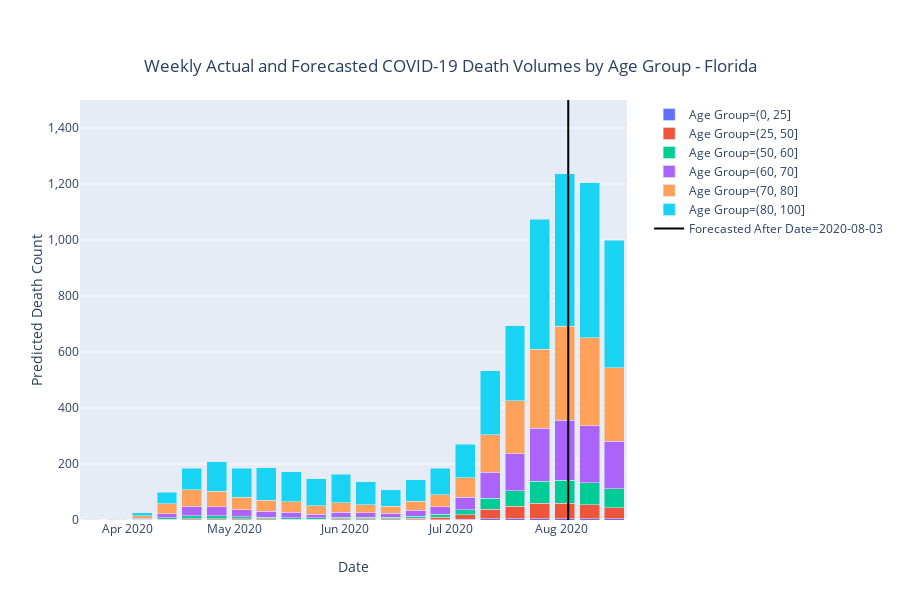

Source (notebook cell):
### Code cell
fig = px.bar(df4,
             x="TDR_Week",
             y='avg_death_rate_r',
             color='binned',
             barmode='stack',
             labels = {'TDR_Week':'Date','avg_death_rate_r':'Predicted Death Count','binned':'Age Group'},
             title={
                'text': "Weekly Actual and Forecasted COVID-19 Death Volumes by Age Group - Florida",
                'y':0.9,
                'x':0.5,
                'xanchor': 'center',
                'yanchor': 'top'})

temp = {'TDR_Week': [last_full_week,last_full_week],
        'avg_death_rate_r': [-10000, 10000],
        'binned':[last_full_week,last_full_week]
        }
temp_df = pd.DataFrame(temp, columns = ['TDR_Week', 'avg_death_rate_r','binned'])


fig2 = px.line(temp_df
                ,x='TDR_Week'
                ,y='avg_death_rate_r'
               ,color='binned'
            ,color_discrete_sequence=["black"]
               ,hover_data={'avg_death_rate_r':False
                           ,'TDR_Week':False}
               ,labels = {'TDR_Week':'<--- Actuals | Predictions--->','avg_death_rate_r':'blah','binned':'Forecasted After Date'},
)

fig.add_trace(fig2.data[0])
fig.update_traces(hovertemplate=None)
fig.update_layout(hovermode="x")
fig.update_yaxes(tickformat = ',.0f', range = [0,1500])

fig.show()
figActuals=fig
#py.plot(figActuals, filename = 'Weekly Actual and Forecasted COVID-19 Death Volumes by Age Group - Florida', auto_open=False)
fig.write_image("chart_images/Weekly Actual and Forecasted COVID-19 Death Volumes by Age Group - Florida.png")

### Figure 1 — Plotly figure (JSON) as saved in the notebook; plotly's stock layout.template omitted (floating-point values rounded to 4 significant figures)
{"data": [{"alignmentgroup": "True", "hoverlabel": {"namelength": 0}, "legendgroup": "Age Group=(0, 25]", "marker": {"color": "#636efa"}, "name": "Age Group=(0, 25]", "offsetgroup": "Age Group=(0, 25]", "orientation": "v", "showlegend": true, "textposition": "auto", "type": "bar", "x": ["2020-03-22T00:00:00+00:00", "2020-03-29T00:00:00+00:00", "2020-04-05T00:00:00+00:00", "2020-04-12T00:00:00+00:00", "2020-04-19T00:00:00+00:00", "2020-04-26T00:00:00+00:00", "2020-05-03T00:00:00+00:00", "2020-05-10T00:00:00+00:00", "2020-05-17T00:00:00+00:00", "2020-05-24T00:00:00+00:00", "2020-05-31T00:00:00+00:00", "2020-06-07T00:00:00+00:00", "2020-06-14T00:00:00+00:00", "2020-06-21T00:00:00+00:00", "2020-06-28T00:00:00+00:00", "2020-07-05T00:00:00+00:00", "2020-07-12T00:00:00+00:00", "2020-07-19T00:00:00+00:00", "2020-07-26T00:00:00+00:00", "2020-08-02T00:00:00+00:00", "2020-08-09T00:00:00+00:00", "2020-08-16T00:00:00+00:00"], "xaxis": "x", "y": [0.0002999, 0.005397, 0.03568, 0.1109, 0.2129, 0.2159, 0.1907, 0.2165, 0.1658, 0.1511, 0.2369, 0.2963, 0.2966, 0.5475, 0.9802, 2.002, 4.01, 4.65, 5.34, 5.297, 4.834, 3.902], "yaxis": "y"}, {"alignmentgroup": "True", "hoverlabel": {"namelength": 0}, "legendgroup": "Age Group=(25, 50]", "marker": {"color": "#EF553B"}, "name": "Age Group=(25, 50]", "offsetgroup": "Age Group=(25, 50]", "orientation": "v", "showlegend": true, "textposition": "auto", "type": "bar", "x": ["2020-03-22T00:00:00+00:00", "2020-03-29T00:00:00+00:00", "2020-04-05T00:00:00+00:00", "2020-04-12T00:00:00+00:00", "2020-04-19T00:00:00+00:00", "2020-04-26T00:00:00+00:00", "2020-05-03T00:00:00+00:00", "2020-05-10T00:00:00+00:00", "2020-05-17T00:00:00+00:00", "2020-05-24T00:00:00+00:00", "2020-05-31T00:00:00+00:00", "2020-06-07T00:00:00+00:00", "2020-06-14T00:00:00+00:00", "2020-06-21T00:00:00+00:00", "2020-06-28T00:00:00+00:00", "2020-07-05T00:00:00+00:00", "2020-07-12T00:00:00+00:00", "2020-07-19T00:00:00+00:00", "2020-07-26T00:00:00+00:00", "2020-08-02T00:00:00+00:00", "2020-08-09T00:00:00+00:00", "2020-08-16T00:00:00+00:00"], "xaxis": "x", "y": [0.001582, 0.05379, 0.5506, 2.55, 4.845, 4.601, 3.955, 3.432, 2.721, 2.497, 3.367, 3.542, 3.625, 5.365, 8.669, 16.28, 34.28, 43.62, 54.1, 53.81, 49.29, 40.18], "yaxis": "y"}, {"alignmentgroup": "True", "hoverlabel": {"namelength": 0}, "legendgroup": "Age Group=(50, 60]", "marker": {"color": "#00cc96"}, "name": "Age Group=(50, 60]", "offsetgroup": "Age Group=(50, 60]", "orientation": "v", "showlegend": true, "textposition": "auto", "type": "bar", "x": ["2020-03-22T00:00:00+00:00", "2020-03-29T00:00:00+00:00", "2020-04-05T00:00:00+00:00", "2020-04-12T00:00:00+00:00", "2020-04-19T00:00:00+00:00", "2020-04-26T00:00:00+00:00", "2020-05-03T00:00:00+00:00", "2020-05-10T00:00:00+00:00", "2020-05-17T00:00:00+00:00", "2020-05-24T00:00:00+00:00", "2020-05-31T00:00:00+00:00", "2020-06-07T00:00:00+00:00", "2020-06-14T00:00:00+00:00", "2020-06-21T00:00:00+00:00", "2020-06-28T00:00:00+00:00", "2020-07-05T00:00:00+00:00", "2020-07-12T00:00:00+00:00", "2020-07-19T00:00:00+00:00", "2020-07-26T00:00:00+00:00", "2020-08-02T00:00:00+00:00", "2020-08-09T00:00:00+00:00", "2020-08-16T00:00:00+00:00"], "xaxis": "x", "y": [0.01409, 0.1198, 1.219, 5.001, 9.784, 9.869, 8.101, 6.882, 5.635, 4.579, 6.185, 5.438, 5.459, 7.791, 10.63, 19.2, 39.32, 56.11, 79.57, 83.57, 78.81, 67.01], "yaxis": "y"}, {"alignmentgroup": "True", "hoverlabel": {"namelength": 0}, "legendgroup": "Age Group=(60, 70]", "marker": {"color": "#ab63fa"}, "name": "Age Group=(60, 70]", "offsetgroup": "Age Group=(60, 70]", "orientation": "v", "showlegend": true, "textposition": "auto", "type": "bar", "x": ["2020-03-22T00:00:00+00:00", "2020-03-29T00:00:00+00:00", "2020-04-05T00:00:00+00:00", "2020-04-12T00:00:00+00:00", "2020-04-19T00:00:00+00:00", "2020-04-26T00:00:00+00:00", "2020-05-03T00:00:00+00:00", "2020-05-10T00:00:00+00:00", "2020-05-17T00:00:00+00:00", "2020-05-24T00:00:00+00:00", "2020-05-31T00:00:00+00:00", "2020-06-07T00:00:00+00:00", "2020-06-14T00:00:00+00:00", "2020-06-21T00:00:00+00:00", "2020-06-28T00:00:00+00:00", "2020-07-05T00:00:00+00:00", "2020-07-12T00:00:00+00:00", "2020-07-19T00:00:00+00:00", "2020-07-26T00:00:00+00:00", "2020-08-02T00:00:00+00:00", "2020-08-09T00:00:00+00:00", "2020-08-16T00:00:00+00:00"], "xaxis": "x", "y": [0.1428, 0.9996, 4.512, 15.37, 33.44, 32.84, 24.28, 20.28, 18.68, 13.91, 17.99, 15.99, 14.94, 20.65, 27.85, 44.15, 93.19, 132.7, 189.1, 213.2, 203.7, 169.3], "yaxis": "y"}, {"alignmentgroup": "True", "hoverlabel": {"namelength": 0}, "legendgroup": "Age Group=(70, 80]", "marker": {"color": "#FFA15A"}, "name": "Age Group=(70, 80]", "offsetgroup": "Age Group=(70, 80]", "orientation": "v", "showlegend": true, "textposition": "auto", "type": "bar", "x": ["2020-03-22T00:00:00+00:00", "2020-03-29T00:00:00+00:00", "2020-04-05T00:00:00+00:00", "2020-04-12T00:00:00+00:00", "2020-04-19T00:00:00+00:00", "2020-04-26T00:00:00+00:00", "2020-05-03T00:00:00+00:00", "2020-05-10T00:00:00+00:00", "2020-05-17T00:00:00+00:00", "2020-05-24T00:00:00+00:00", "2020-05-31T00:00:00+00:00", "2020-06-07T00:00:00+00:00", "2020-06-14T00:00:00+00:00", "2020-06-21T00:00:00+00:00", "2020-06-28T00:00:00+00:00", "2020-07-05T00:00:00+00:00", "2020-07-12T00:00:00+00:00", "2020-07-19T00:00:00+00:00", "2020-07-26T00:00:00+00:00", "2020-08-02T00:00:00+00:00", "2020-08-09T00:00:00+00:00", "2020-08-16T00:00:00+00:00"], "xaxis": "x", "y": [0.3934, 1.023, 8.655, 35.09, 60.11, 54.69, 45.56, 39.26, 37.93, 30.61, 34.31, 29.82, 25.41, 32.1, 41.94, 70.03, 133.0, 189.7, 282.3, 335.6, 315.0, 263.4], "yaxis": "y"}, {"alignmentgroup": "True", "hoverlabel": {"namelength": 0}, "legendgroup": "Age Group=(80, 100]", "marker": {"color": "#19d3f3"}, "name": "Age Group=(80, 100]", "offsetgroup": "Age Group=(80, 100]", "orientation": "v", "showlegend": true, "textposition": "auto", "type": "bar", "x": ["2020-03-29T00:00:00+00:00", "2020-04-05T00:00:00+00:00", "2020-04-12T00:00:00+00:00", "2020-04-19T00:00:00+00:00", "2020-04-26T00:00:00+00:00", "2020-05-03T00:00:00+00:00", "2020-05-10T00:00:00+00:00", "2020-05-17T00:00:00+00:00", "2020-05-24T00:00:00+00:00", "2020-05-31T00:00:00+00:00", "2020-06-07T00:00:00+00:00", "2020-06-14T00:00:00+00:00", "2020-06-21T00:00:00+00:00", "2020-06-28T00:00:00+00:00", "2020-07-05T00:00:00+00:00", "2020-07-12T00:00:00+00:00", "2020-07-19T00:00:00+00:00", "2020-07-26T00:00:00+00:00", "2020-08-02T00:00:00+00:00", "2020-08-09T00:00:00+00:00", "2020-08-16T00:00:00+00:00"], "xaxis": "x", "y": [1.157, 11.57, 41.64, 75.76, 106.0, 102.9, 116.6, 107.6, 95.81, 101.6, 81.16, 59.18, 77.3, 94.08, 118.9, 229.4, 267.6, 464.0, 545.4, 553.3, 455.1], "yaxis": "y"}, {"customdata": [[-10000, "2020-08-03"], [10000, "2020-08-03"]], "hoverlabel": {"namelength": 0}, "legendgroup": "Forecasted After Date=2020-08-03", "line": {"color": "black", "dash": "solid"}, "mode": "lines", "name": "Forecasted After Date=2020-08-03", "showlegend": true, "type": "scatter", "x": ["2020-08-03", "2020-08-03"], "xaxis": "x", "y": [-10000, 10000], "yaxis": "y"}], "layout": {"barmode": "stack", "height": 600, "hovermode": "x", "legend": {"tracegroupgap": 0}, "title": {"text": "Weekly Actual and Forecasted COVID-19 Death Volumes by Age Group - Florida", "x": 0.5, "xanchor": "center", "y": 0.9, "yanchor": "top"}, "xaxis": {"anchor": "y", "domain": [0, 0.98], "title": {"text": "Date"}}, "yaxis": {"anchor": "x", "domain": [0, 1], "range": [0, 1500], "tickformat": ",.0f", "title": {"text": "Predicted Death Count"}}}}
